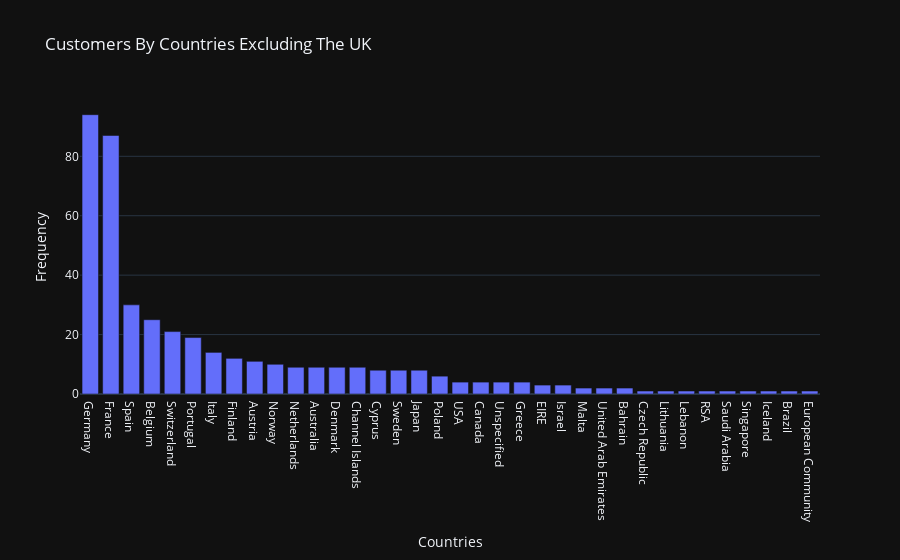

Notebook code for this chart:
### Code cell
df_graph1_no_uk = df.groupby('country')["customerid"].nunique().sort_values(ascending=False).iloc[1:]
fig = px.bar(x=df_graph1_no_uk.index,
             y=df_graph1_no_uk,
             title="Customers By Countries Excluding The UK",
             labels=dict(x="Countries", y="Frequency"))

fig.show()

### Figure 1 — Plotly figure (JSON) as saved in the notebook; plotly's stock layout.template omitted (floating-point values rounded to 4 significant figures)
{"data": [{"alignmentgroup": "True", "hovertemplate": "Countries=%{x}<br>Frequency=%{y}<extra></extra>", "legendgroup": "", "marker": {"color": "#636efa", "pattern": {"shape": ""}}, "name": "", "offsetgroup": "", "orientation": "v", "showlegend": false, "textposition": "auto", "x": ["Germany", "France", "Spain", "Belgium", "Switzerland", "Portugal", "Italy", "Finland", "Austria", "Norway", "Netherlands", "Australia", "Denmark", "Channel Islands", "Cyprus", "Sweden", "Japan", "Poland", "USA", "Canada", "Unspecified", "Greece", "EIRE", "Israel", "Malta", "United Arab Emirates", "Bahrain", "Czech Republic", "Lithuania", "Lebanon", "RSA", "Saudi Arabia", "Singapore", "Iceland", "Brazil", "European Community"], "xaxis": "x", "y": [94, 87, 30, 25, 21, 19, 14, 12, 11, 10, 9, 9, 9, 9, 8, 8, 8, 6, 4, 4, 4, 4, 3, 3, 2, 2, 2, 1, 1, 1, 1, 1, 1, 1, 1, 1], "yaxis": "y", "type": "bar"}], "layout": {"xaxis": {"anchor": "y", "domain": [0.0, 1.0], "title": {"text": "Countries"}}, "yaxis": {"anchor": "x", "domain": [0.0, 1.0], "title": {"text": "Frequency"}}, "legend": {"tracegroupgap": 0}, "title": {"text": "Customers By Countries Excluding The UK"}, "barmode": "relative"}}
